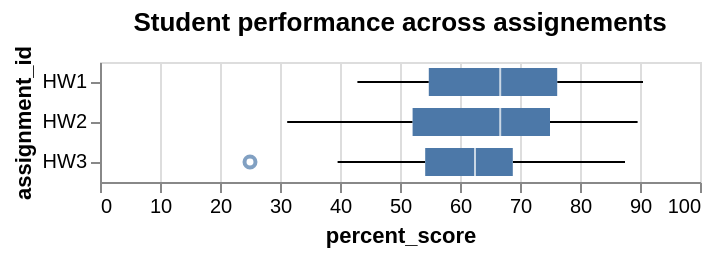

This figure's notebook cell:
### Code cell
chart = alt.Chart(student_avg).mark_boxplot().encode(
    x=alt.X('percent_score'),
    y= alt.Y('assignment_id', sort='-x')
).properties(
    title='Student performance across assignements'
)
chart

### Figure 1 — Vega-Lite specification as saved in the notebook (floating-point values rounded to 4 significant figures)
{"config": {"view": {"continuousWidth": 300, "continuousHeight": 300}}, "data": {"name": "data-0af19095117396e5027b4ddbaf39d9df"}, "mark": {"type": "boxplot"}, "encoding": {"x": {"field": "percent_score", "type": "quantitative"}, "y": {"field": "assignment_id", "sort": "-x", "type": "nominal"}}, "title": "Student performance across assignements", "$schema": "https://vega.github.io/schema/vega-lite/v6.4.1.json", "datasets": {"data-0af19095117396e5027b4ddbaf39d9df": [{"student_id": "S001", "assignment_id": "HW1", "score": 12.0, "max_score": 21, "percent_score": 57.1}, {"student_id": "S001", "assignment_id": "HW2", "score": 18.0, "max_score": 24, "percent_score": 75.0}, {"student_id": "S001", "assignment_id": "HW3", "score": 9.5, "max_score": 24, "percent_score": 39.6}, {"student_id": "S002", "assignment_id": "HW1", "score": 14.0, "max_score": 21, "percent_score": 66.7}, {"student_id": "S002", "assignment_id": "HW2", "score": 21.5, "max_score": 24, "percent_score": 89.6}, {"student_id": "S002", "assignment_id": "HW3", "score": 16.5, "max_score": 24, "percent_score": 68.8}, {"student_id": "S003", "assignment_id": "HW1", "score": 15.0, "max_score": 21, "percent_score": 71.4}, {"student_id": "S003", "assignment_id": "HW2", "score": 17.0, "max_score": 24, "percent_score": 70.8}, {"student_id": "S003", "assignment_id": "HW3", "score": 18.5, "max_score": 24, "percent_score": 77.1}, {"student_id": "S004", "assignment_id": "HW1", "score": 18.0, "max_score": 21, "percent_score": 85.7}, {"student_id": "S004", "assignment_id": "HW2", "score": 17.5, "max_score": 24, "percent_score": 72.9}, {"student_id": "S004", "assignment_id": "HW3", "score": 16.5, "max_score": 24, "percent_score": 68.8}, {"student_id": "S005", "assignment_id": "HW1", "score": 15.0, "max_score": 21, "percent_score": 71.4}, {"student_id": "S005", "assignment_id": "HW2", "score": 18.0, "max_score": 24, "percent_score": 75.0}, {"student_id": "S005", "assignment_id": "HW3", "score": 13.0, "max_score": 24, "percent_score": 54.2}, {"student_id": "S006", "assignment_id": "HW1", "score": 9.0, "max_score": 21, "percent_score": 42.9}, {"student_id": "S006", "assignment_id": "HW2", "score": 8.0, "max_score": 24, "percent_score": 33.3}, {"student_id": "S006", "assignment_id": "HW3", "score": 13.5, "max_score": 24, "percent_score": 56.2}, {"student_id": "S007", "assignment_id": "HW1", "score": 11.0, "max_score": 21, "percent_score": 52.4}, {"student_id": "S007", "assignment_id": "HW2", "score": 12.5, "max_score": 24, "percent_score": 52.1}, {"student_id": "S007", "assignment_id": "HW3", "score": 17.0, "max_score": 24, "percent_score": 70.8}, {"student_id": "S008", "assignment_id": "HW1", "score": 16.0, "max_score": 21, "percent_score": 76.2}, {"student_id": "S008", "assignment_id": "HW2", "score": 19.0, "max_score": 24, "percent_score": 79.2}, {"student_id": "S008", "assignment_id": "HW3", "score": 13.0, "max_score": 24, "percent_score": 54.2}, {"student_id": "S009", "assignment_id": "HW1", "score": 14.0, "max_score": 21, "percent_score": 66.7}, {"student_id": "S009", "assignment_id": "HW2", "score": 17.0, "max_score": 24, "percent_score": 70.8}, {"student_id": "S009", "assignment_id": "HW3", "score": 14.5, "max_score": 24, "percent_score": 60.4}, {"student_id": "S010", "assignment_id": "HW1", "score": 9.0, "max_score": 21, "percent_score": 42.9}, {"student_id": "S010", "assignment_id": "HW2", "score": 13.0, "max_score": 24, "percent_score": 54.2}, {"student_id": "S010", "assignment_id": "HW3", "score": 15.0, "max_score": 24, "percent_score": 62.5}, {"student_id": "S011", "assignment_id": "HW1", "score": 17.0, "max_score": 21, "percent_score": 81.0}, {"student_id": "S011", "assignment_id": "HW2", "score": 14.5, "max_score": 24, "percent_score": 60.4}, {"student_id": "S011", "assignment_id": "HW3", "score": 13.5, "max_score": 24, "percent_score": 56.2}, {"student_id": "S012", "assignment_id": "HW1", "score": 14.0, "max_score": 21, "percent_score": 66.7}, {"student_id": "S012", "assignment_id": "HW2", "score": 11.0, "max_score": 24, "percent_score": 45.8}, {"student_id": "S012", "assignment_id": "HW3", "score": 9.5, "max_score": 24, "percent_score": 39.6}, {"student_id": "S013", "assignment_id": "HW1", "score": 15.0, "max_score": 21, "percent_score": 71.4}, {"student_id": "S013", "assignment_id": "HW2", "score": 21.0, "max_score": 24, "percent_score": 87.5}, {"student_id": "S013", "assignment_id": "HW3", "score": 16.0, "max_score": 24, "percent_score": 66.7}, {"student_id": "S014", "assignment_id": "HW1", "score": 15.0, "max_score": 21, "percent_score": 71.4}, {"student_id": "S014", "assignment_id": "HW2", "score": 17.0, "max_score": 24, "percent_score": 70.8}, {"student_id": "S014", "assignment_id": "HW3", "score": 13.5, "max_score": 24, "percent_score": 56.2}, {"student_id": "S015", "assignment_id": "HW1", "score": 11.0, "max_score": 21, "percent_score": 52.4}, {"student_id": "S015", "assignment_id": "HW2", "score": 9.0, "max_score": 24, "percent_score": 37.5}, {"student_id": "S015", "assignment_id": "HW3", "score": 9.5, "max_score": 24, "percent_score": 39.6}, {"student_id": "S016", "assignment_id": "HW1", "score": 16.0, "max_score": 21, "percent_score": 76.2}, {"student_id": "S016", "assignment_id": "HW2", "score": 13.0, "max_score": 24, "percent_score": 54.2}, {"student_id": "S016", "assignment_id": "HW3", "score": 15.0, "max_score": 24, "percent_score": 62.5}, {"student_id": "S017", "assignment_id": "HW1", "score": 9.0, "max_score": 21, "percent_score": 42.9}, {"student_id": "S017", "assignment_id": "HW2", "score": 12.0, "max_score": 24, "percent_score": 50.0}, {"student_id": "S017", "assignment_id": "HW3", "score": 14.0, "max_score": 24, "percent_score": 58.3}, {"student_id": "S018", "assignment_id": "HW1", "score": 11.5, "max_score": 21, "percent_score": 54.8}, {"student_id": "S018", "assignment_id": "HW2", "score": 12.5, "max_score": 24, "percent_score": 52.1}, {"student_id": "S018", "assignment_id": "HW3", "score": 16.0, "max_score": 24, "percent_score": 66.7}, {"student_id": "S019", "assignment_id": "HW1", "score": 19.0, "max_score": 21, "percent_score": 90.5}, {"student_id": "S019", "assignment_id": "HW2", "score": 16.0, "max_score": 24, "percent_score": 66.7}, {"student_id": "S019", "assignment_id": "HW3", "score": 10.5, "max_score": 24, "percent_score": 43.8}, {"student_id": "S020", "assignment_id": "HW1", "score": 13.0, "max_score": 21, "percent_score": 61.9}, {"student_id": "S020", "assignment_id": "HW2", "score": 19.0, "max_score": 24, "percent_score": 79.2}, {"student_id": "S020", "assignment_id": "HW3", "score": 15.0, "max_score": 24, "percent_score": 62.5}, {"student_id": "S021", "assignment_id": "HW1", "score": 12.0, "max_score": 21, "percent_score": 57.1}, {"student_id": "S021", "assignment_id": "HW2", "score": 15.0, "max_score": 24, "percent_score": 62.5}, {"student_id": "S021", "assignment_id": "HW3", "score": 15.0, "max_score": 24, "percent_score": 62.5}, {"student_id": "S022", "assignment_id": "HW1", "score": 16.0, "max_score": 21, "percent_score": 76.2}, {"student_id": "S022", "assignment_id": "HW2", "score": 19.0, "max_score": 24, "percent_score": 79.2}, {"student_id": "S022", "assignment_id": "HW3", "score": 18.0, "max_score": 24, "percent_score": 75.0}, {"student_id": "S023", "assignment_id": "HW1", "score": 17.0, "max_score": 21, "percent_score": 81.0}, {"student_id": "S023", "assignment_id": "HW2", "score": 20.0, "max_score": 24, "percent_score": 83.3}, {"student_id": "S023", "assignment_id": "HW3", "score": 21.0, "max_score": 24, "percent_score": 87.5}, {"student_id": "S024", "assignment_id": "HW1", "score": 10.0, "max_score": 21, "percent_score": 47.6}, {"student_id": "S024", "assignment_id": "HW2", "score": 7.5, "max_score": 24, "percent_score": 31.2}, {"student_id": "S024", "assignment_id": "HW3", "score": 6.0, "max_score": 24, "percent_score": 25.0}, {"student_id": "S025", "assignment_id": "HW1", "score": 14.0, "max_score": 21, "percent_score": 66.7}, {"student_id": "S025", "assignment_id": "HW2", "score": 14.0, "max_score": 24, "percent_score": 58.3}, {"student_id": "S025", "assignment_id": "HW3", "score": 16.5, "max_score": 24, "percent_score": 68.8}]}}
